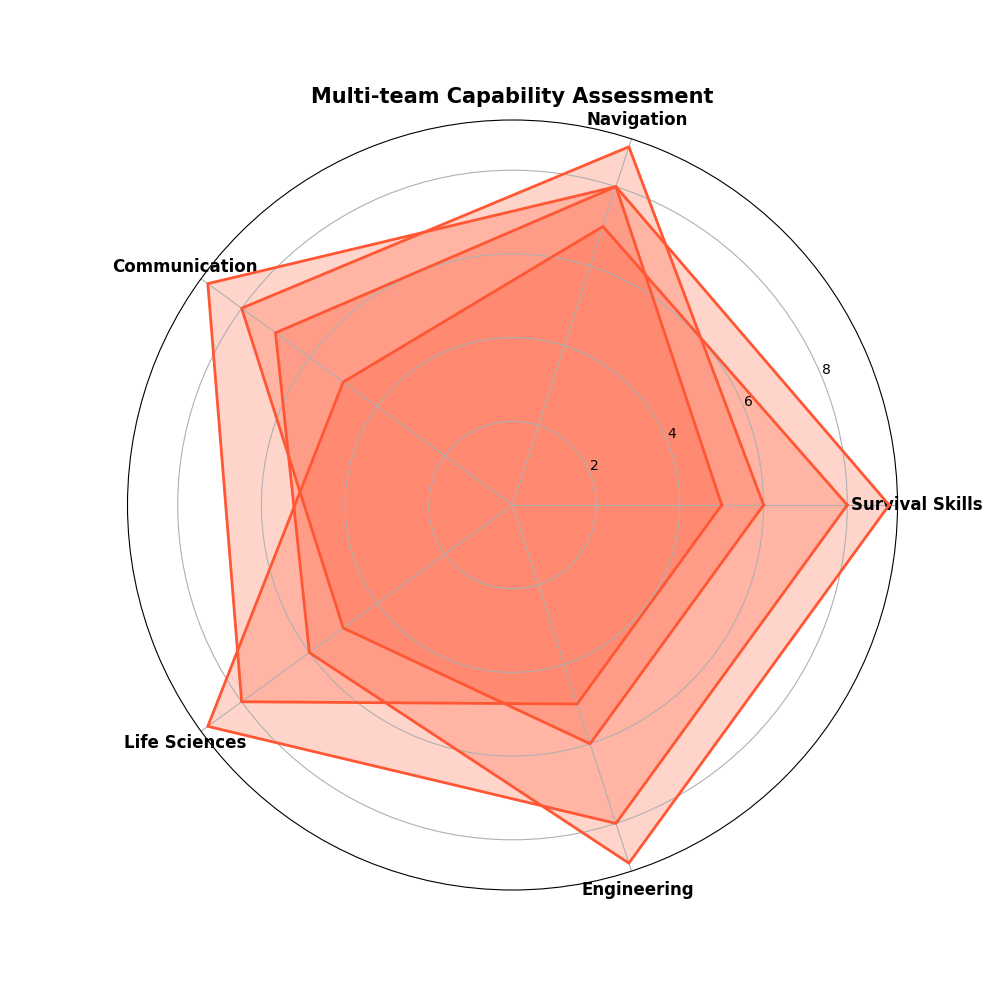

Write Python code to recreate this figure.
import matplotlib.pyplot as plt
import numpy as np
from math import pi

# Randomly altered skill categories
categories = ['Survival Skills', 'Navigation', 'Communication', 'Life Sciences', 'Engineering']
num_skills = len(categories)

# Skill levels for each team
# Randomly altered team labels
team_1 = [9, 8, 7, 6, 9]  # Previously apollo_astronauts
team_2 = [6, 9, 8, 5, 6]  # Previously mars_rover_engineers
team_3 = [5, 8, 9, 8, 5]  # Previously iss_scientists
team_4 = [8, 7, 5, 9, 8]  # Previously spacex_pilots

# Data preparation for radar chart
data = np.array([team_1, team_2, team_3, team_4])
data = np.concatenate((data, data[:, [0]]), axis=1)

# Calculate angles for each skill
angles = np.linspace(0, 2 * pi, num_skills, endpoint=False).tolist()
angles += angles[:1]

# Create radar chart
fig, ax = plt.subplots(figsize=(10, 10), subplot_kw=dict(polar=True))

# Single color for all data groups
single_color = '#FF5733'

# Plot each team's skill levels with the same color
for i in range(len(data)):
    ax.fill(angles, data[i], color=single_color, alpha=0.25)
    ax.plot(angles, data[i], color=single_color, linewidth=2)

# Label skill categories with the altered order
ax.set_xticks(angles[:-1])
ax.set_xticklabels(categories, fontsize=12, fontweight='bold')

# Altered the radar chart title
plt.title('Multi-team Capability Assessment', fontsize=15, fontweight='bold')

# Display the radar chart
plt.show()
